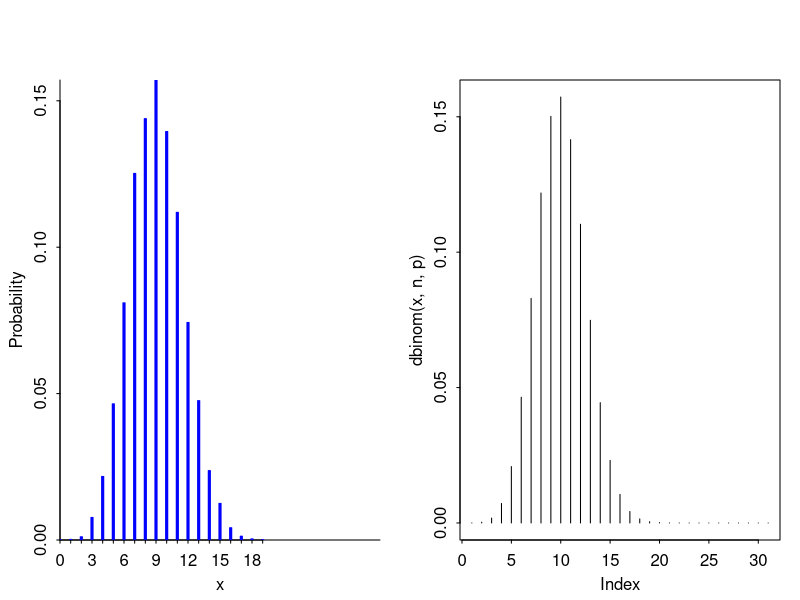
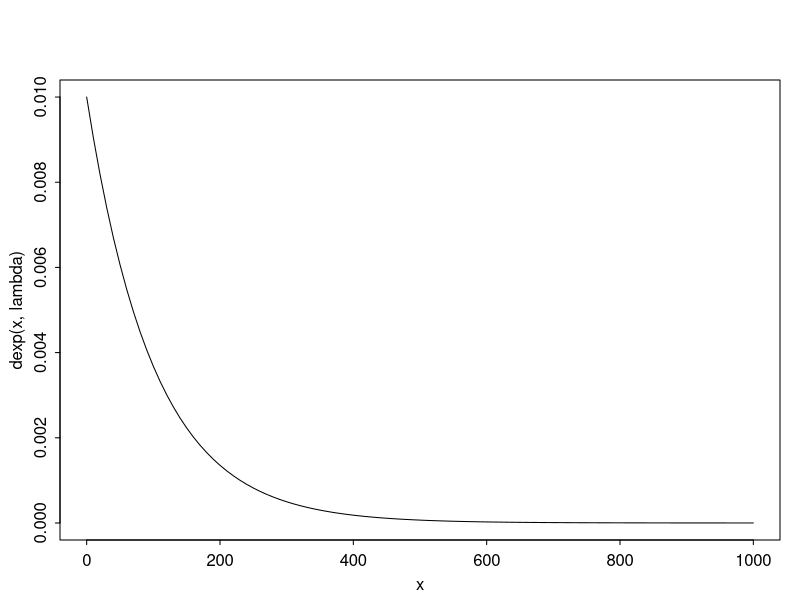
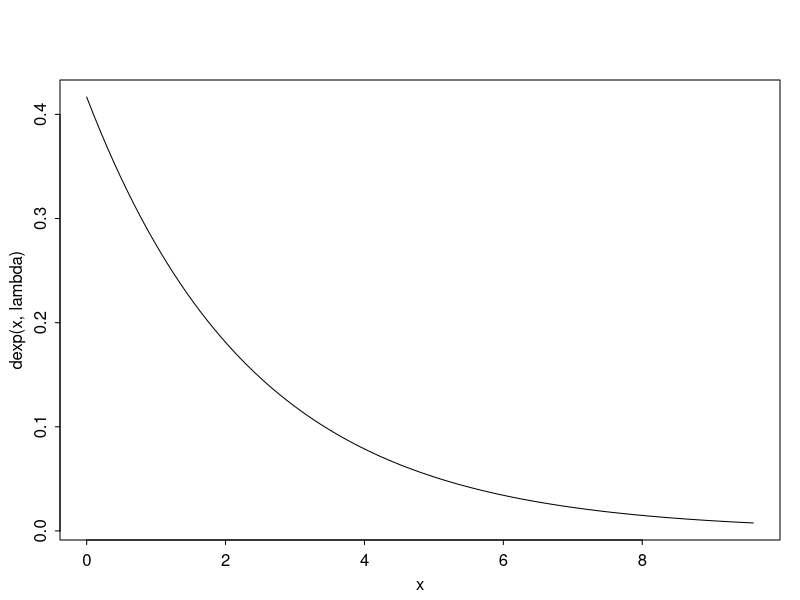
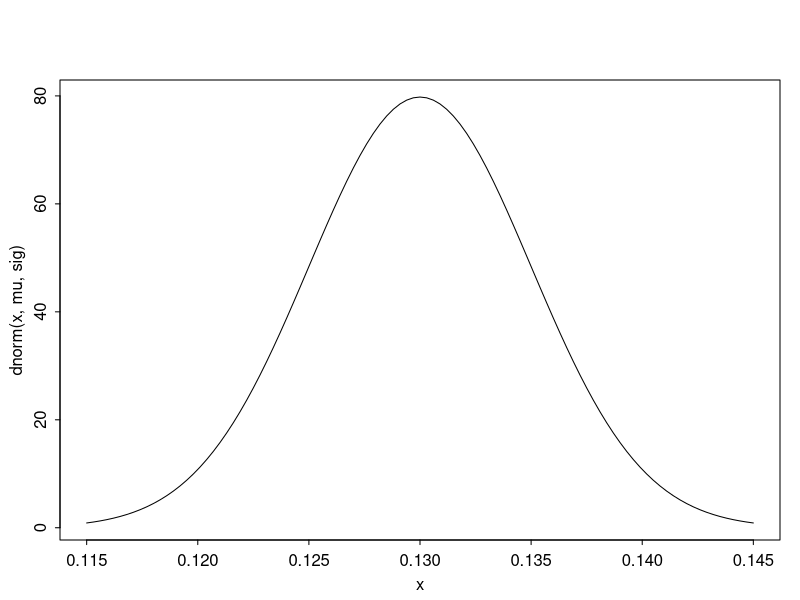
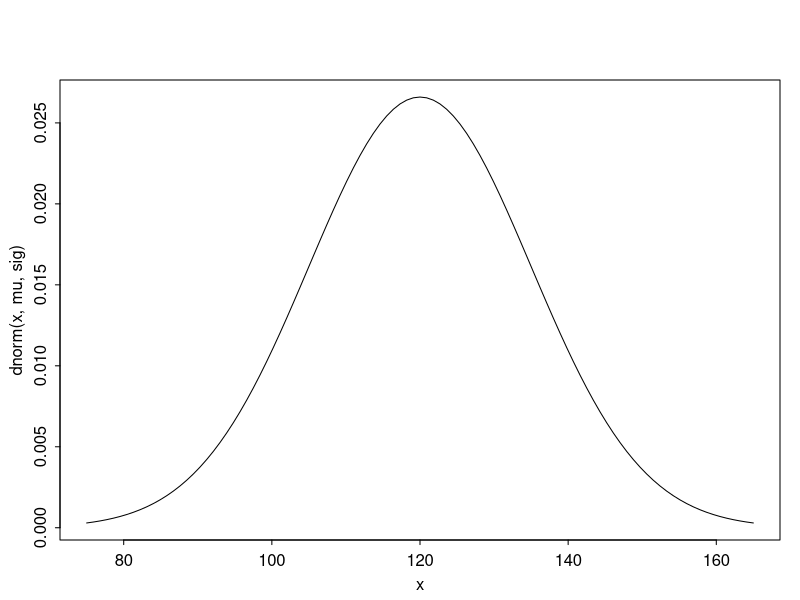
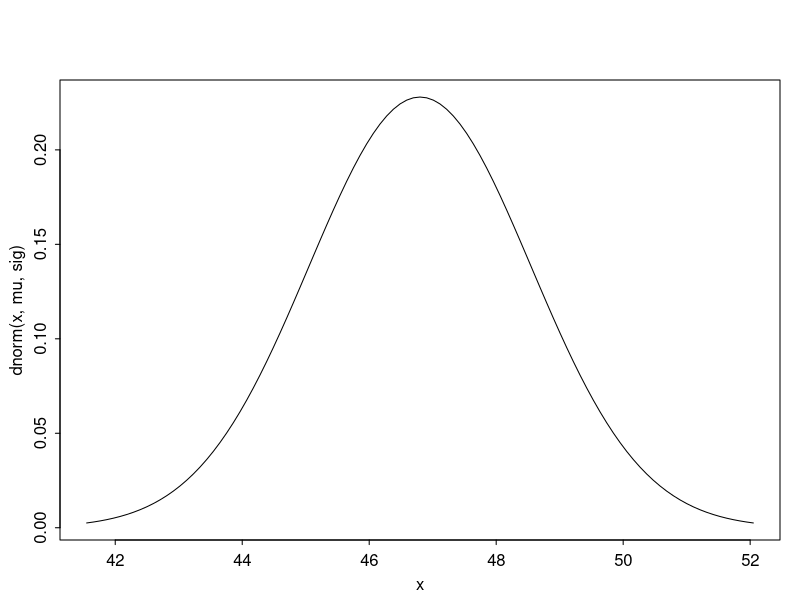
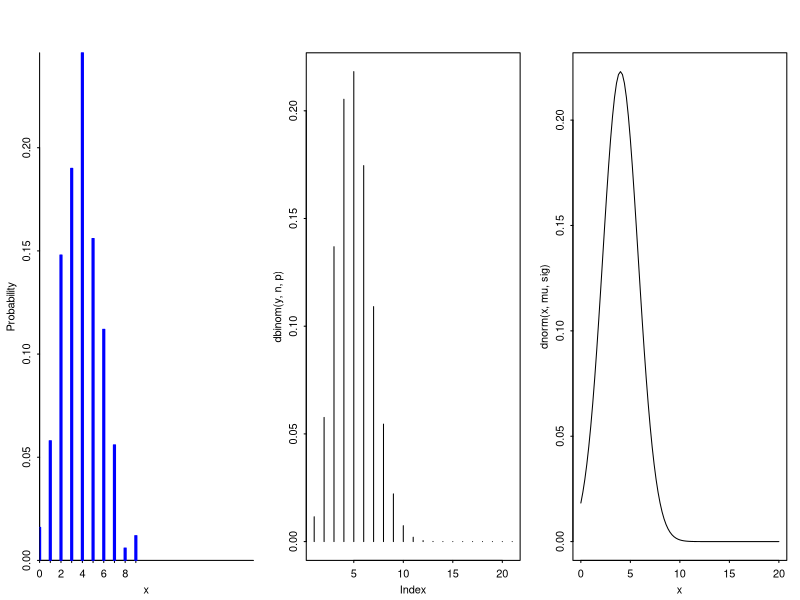
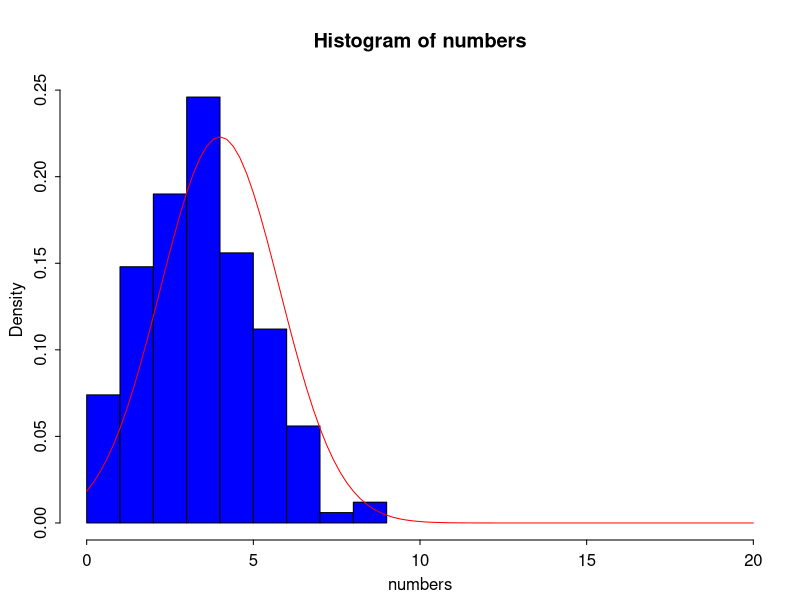

Recreate these plots in R, in order.
#arm package
library("arm")

#TASK 1:
rbinom(1, 30, 0.3)
rbinom(1, 30, 0.5) #increasing p increases number of successes

set.seed(156035)
rbinom(1, 30, 0.3)

#TASK 2:
par(mfrow = c(1, 2))
n = 30
p = 0.3
x = 0:n

set.seed(156035)
a = rbinom(10000, 30, 0.3) #for bigger numbers, e. g. 10000 instead of 20 random binomial distribution is closer to ideal binomial distribution
discrete.histogram(a, xlim = c(0, 30))
plot(dbinom(x, n, p), type = "h") #how binomial distribution looks like

#TASK 3:
n = 5
p = 0.3

print ("S - random variable")
print ("S - number of contaminated wells")
print ("S~ bin(5, 0.3)")

x = 0:n
prob = dbinom(x, n, p)
prob

out = rbind(x, prob) #merging number of contaminated wells with probability
print (out)
#a) 
print(paste("Probability of 3 wells being contaminated is", prob[x==3]))
#b)
print (paste("Probability of at least 3 wells being contaminated is", sum(prob[x>=3])))
#c)
print (paste("Probability of less than 3 wells being contaminated is", sum(prob[x<3])))

#TASK 4:
n = 8
x = 0:n
p = 0.9

B = dbinom(x, n, p)
out = rbind(x, B)
out
#a)
print (B[x == 8])
#b)
print (B[x == 7])
#c)
print (sum(B[x > 5]))
#d)
expectation = sum(B*x)
print (expectation)

#e)
exp2 = sum(B*x*x)
print(paste("Standard dev is:", (exp2 - expectation^2)^(1/2)))

#second way
print(paste("Expectation in this ditribution is: ", n*p))
print(paste("Standard deviation in this ditribution is: ", sqrt(n*p*(1-p))))

#TASK 5:
par(mfrow = c(1, 1))
rm (x) #remove x from our data

lambda = 0.01
curve(dexp(x, lambda), 0, 1000)

#a)
print(paste("Probability that satelite will survive for at least 200 days is:", round((1 - pexp(200,lambda)), 3)))
#b)
print(paste("Probability that satelite will fail in 100 days is:", round(pexp(100,lambda), 3)))
#c)
print(paste("Probability that satelite will fail before 500 days is:", round(pexp(500,lambda), 3))) #we have continous not discrete values so we don't know if it didn't fail in 499.75 days - that's why we need 500

#TASK 6:
mn = 2.4
lambda = 1/mn #f(x) = lambda*e^(lambda*x) == 1/mn * e^(x/mn) where lambda = 1/mn

curve(dexp(x, lambda), 0,4/lambda)
print("X is ..., it represents ...")

#a)
print (1-pexp(3, lambda)) #pexp(3, lambda) -> probability that earthquake will be less than 3; 1-pexp(3, lambda) -> will exceed 3
#b)
print (round(pexp(3, lambda) - pexp(2, lambda), 4)) #P(2<X<3) = P(3) - P(2)
#Verifying:
f = function(x){lambda * exp(-1*lambda * x)}
f
integrate(f, 0, 3)

#TASK 7:
#A ~N(mu, sigma), A is random variable
mu = 0.13
sig = 0.005
print("A is a distribution of wire resistance")
curve(dnorm(x, mu, sig), mu-3*sig, mu+3*sig) #rule of 3 sigma - this interval covers 98%
#pnorm is area under dnorm
# P(0.12 <= A <= 0.14) = F(0.14) - F(0.12)
print(paste("Probability that A will meet specification, is in <0.12, 0.14>, is equal to ", round((pnorm(0.14, mu, sig) - pnorm(0.12, mu, sig)), 4)))
#larger sigma is larger probability of failure

#TASK 8:
#A - drying time
#A ~N(120, 15) -> time in minutes
mu = 120
sig = 15
print("A is drying time")
print(paste("Mean: ", mu, ", Standard deviation: ", sig, sep = ""))
curve(dnorm(x, mu, sig), mu - 3*sig, mu+3*sig)
#P(110 < A < 135) = F(135) - F(110)
print(paste("Probability that A is in <110, 135> is equal to ", round((pnorm(135, mu, sig) - pnorm(110, mu, sig)), 4)))

#TASK 9:
#S = maximum speed
#S~N(46.8, 1.75)
mu = 46.8
sig = 1.75

#a)
#P(S <= 50)
print (paste("Probability that speed is at most 50:", pnorm(50, mu, sig)))

#b)
#P(S < 48) = 1-P(S>= 48)
print (paste("Probability that speed is at least 48:", 1 - pnorm(48, mu, sig)))

curve(dnorm(x, mu, sig), mu - 3*sig, mu + 3*sig)

#TASK 10:
# A is some random variable
#A~bin(20, 0.2)
#we generate 500 numbers
size = 500
n = 20
p = 0.2
numbers = rbinom(size,n, p)
par(mfrow = c(1, 3))
discrete.histogram(numbers, xlim = c(0, n))

y = 0:n
plot(dbinom(y, n, p), type = "h")
mu = n*p
sig = (n*p*(1-p))^(1/2)
curve(dnorm(x, mu, sig), 0, n)

#b)
par(mfrow = c(1, 1))
hist(numbers, xlim = c(0, n), freq = FALSE, col = "blue")
curve(dnorm(x, mu, sig), 0, n, add = TRUE, col = "red")

#TASK 11:
#A~bin(n, p)
n = 100
p = 0.25
#P(A <= 15) = F(15)
print(pbinom(15, n, p))
print(pnorm(15, n*p, sqrt(n*p*(1-p)))) #approximation by normal distribution, pnorm(15, mu, sig)

#TASK 12:
n = 200
size = 30
mn = rep(0,)
for (i in 1:n){
  A = rnorm(size)
  mn[i] = mean(A)
}
hist(mn, freq = F, ylim = c(0, 2.5))
curve(dnorm(x, 0, 1/sqrt(size)), add = T)

#TASK 13:
samples = 200
size = 10
n = 30
p = 0.4
mn = rep(0, 0)
for (i in 0:samples){
  a = rbinom(size, n, p)
  mn[i] = mean(a)
}
hist(mn, freq = F)
mu = n*p
sigma = sqrt(n*p*(1-p))
curve (dnorm(x, mu, sigma/sqrt(size)), add=T, col = "red")

#TASK 14:
mn = 200
sd = 10
size = 50
#R~N(mn, sd)
#Rbar ~ N(mn, sd/sqrt(size))
#a)
pnorm(202, mn, sd/sqrt(size)) - pnorm(199, mn, sd/sqrt(size))
#b)
# T ~ N(mn*size, sd*sqrt(size))
limit = 10020
pnorm(limit, mn*size, sd*sqrt(size))

#TASK 15:
mn = 202
sig=14
sample = 64
#C~?(mu, sig)
#Cbar ~app N(mn, sig/sqrt(sample))
print(paste("Probability that cholesterol is in 198 to 206 is: ", pnorm(206, mn, sig/sqrt(sample)) - pnorm(198, mn, sig/sqrt(sample))))

#if dist is not known and sample is sufficiently big than we will use
#C~ ?(mu, sigma)
#Cbar ~app N(mu, sigma/sqrt(n))

#TASK 16:
mu = 0.5
sig= 0.2
size = 100
weight = 47
#Distribution not known but sample is 47 is enough big to approximate it with normal distribution
#W ~app(mn*size, sig*sqrt(size))
print(paste("Probability that rope will hold 47 lbs is", 1  - pnorm(weight, mu*size, sig*sqrt(size))))

#pnorm(weight, mu*size, sig*sqrt(size)) -> probability that rope will hold less than 47 lbs
